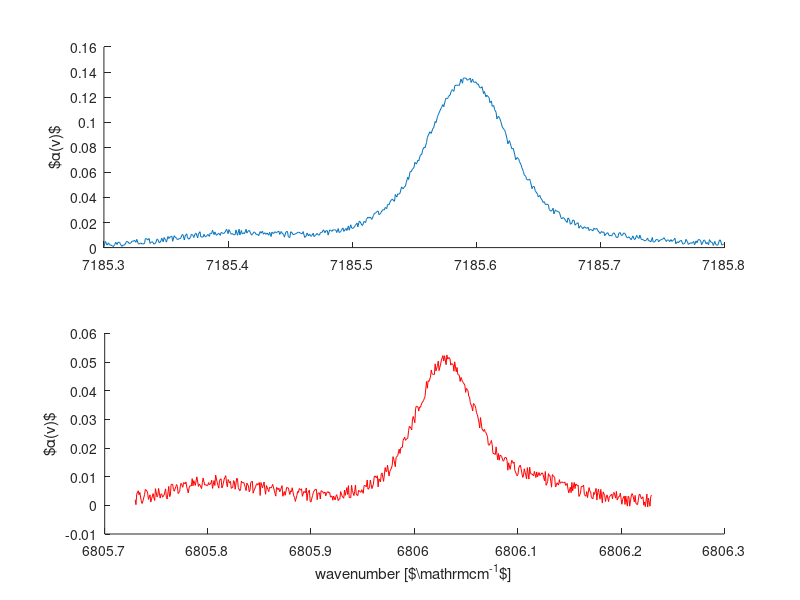

This figure's MATLAB source: (Note: this script raises an error after producing the figure.)
% This script implements a multi-line Voigt profile fitting routine to infer
% gas properties from noisy synthetic absorption spectra. The algorithm
% implements a nonlinear fitting routine where A, wL, and vo are varried.
% The fitting routine is initiated by guessing an inital temperature. The
% fitting routine will loop until the inferred temperature from the best-fit
% parameters is within a specified tolerance of the current iterations
% guess.
% 
% written by Jose Guerrero, University of Michigan - Aerospace Department
% joseguer@umich.edu

clc; clear;
close all;

load('data_noise.mat')
% load('data_noise_free.mat')

x1 = dat.x1;
y1 = dat.absor1;
x2 = dat.x2;
y2 = dat.absor2;

P = dat.P;
T = dat.T;
X = dat.X;
L = dat.L;

figure;
subplot(2,1,1)
plot(x1,y1)
box off
ylabel('$\alpha(\nu)$')

subplot(2,1,2)
plot(x2,y2,'r')
box off
xlabel('wavenumber [$\mathrm{cm^{-1}}$]')
ylabel('$\alpha(\nu)$')


%% %%% Infer gas properties

%using the sum of the doublets linestrength values in the Hitran database
Es1 = 1045.058; %cm^-1
STo1 = 0.01962; %cm^-2/atm

STo2 = 6.55e-07; %cm^-1
Es2 = 3291.15; %cm^-2/atm

Tsim = 1000:100:2500; %K

qfilename = 'q_h2o_2020.txt';
h = 6.6260680e-34;  % Planck constant, J-s
kB = 1.3806503e-23; % Boltzmann constant, J/K
c = 2.99792458e10; % Speed of light, cm/s
Tref = 296; %K
MW_rad = 18.01528;

%Partition Function
Part_Func = qfilename;
dat = load(Part_Func);
pn = polyfit(dat(:,1),dat(:,2),6);
Q = @(T) polyval(pn,T);

%pressure normalized definition of the linestrength function
ST1 = STo1.* (Q(Tref)./Q(Tsim)).*(Tref./Tsim).*exp(-h*c*Es1/kB.*(1./Tsim - 1/Tref));
ST2 = STo2.* (Q(Tref)./Q(Tsim)).*(Tref./Tsim).*exp(-h*c*Es2/kB.*(1./Tsim - 1/Tref));
R = ST1./ST2;

%%

%initial guesses 

Tguess = 1000;

vo1 = [7185.4,7185.596];
A1 = [0.0015,0.015];
wG1  = (3.58115e-7)*vo1.*sqrt(Tguess./MW_rad);
wL1 = 2*wG1;

vo2 = [6805.81,6806.033,6806.12];
A2 = [0.001,0.0047,0.0008];
wG2  = (3.58115e-7)*vo2.*sqrt(Tguess./MW_rad);
wL2 = 2*wG2;

errT = 100;
options =  optimset('display','off','Algorithm','levenberg-marquardt');

while errT > 0.1

    %%%%%%%%%%%%%%%%%%%%%%%%%%%%%%%%%%%%%%%%%%%%%%%%%%%%%%%%%%%%%%

    X0 = [vo1,A1,wL1];
    lb = [vo1 - 0.005,[A1,wL1]*0.5];
    ub = [vo1 + 0.005,[A1,wL1]*2];

    fit_param1 = lsqnonlin(@(X) multi_line_voigt_fit([X(1),X(2)],[X(3),X(4)],...
        [X(5),X(6)],Tguess,x1,y1),X0,lb,ub,options);

    vo1 = [fit_param1(1),fit_param1(2)];
    A1 = [fit_param1(3),fit_param1(4)];
    Area1 = A1(2);
    wL1 = [fit_param1(5),fit_param1(6)];

    %%%%%%%%%%%%%%%%%%%%%%%%%%%%%%%%%%%%%%%%%%%%%%%%%%%%%%%%%%%%%%

    X0 = [vo2,A2,wL2];
    lb = [vo2 - 0.005,[A2,wL2]*0.5];
    ub = [vo2 + 0.005,[A2,wL2]*2];

    fit_param2 = lsqnonlin(@(X) multi_line_voigt_fit([X(1),X(2),X(3)],...
        [X(4),X(5),X(6)],[X(7),X(8),X(9)],Tguess,x2,y2),X0,lb,ub,options);

    vo2 = [fit_param2(1),fit_param2(2),fit_param2(3)];
    A2 = [fit_param2(4),fit_param2(5),fit_param2(6)];
    Area2 = A2(2);
    wL2 = [fit_param2(7),fit_param2(8),fit_param2(9)];

    %%%%%%%%%%%%%%%%%%%%%%%%%%%%%%%%%%%%%%%%%%%%%%%%%%%%%%%%%%%%%%

    Tmeas = interp1(R,Tsim,Area1/Area2);
    errT = abs(Tmeas-Tguess)/Tguess*100;

    wG1  = (3.58115e-7)*vo1.*sqrt(Tmeas./MW_rad);
    wG2  = (3.58115e-7)*vo2.*sqrt(Tmeas./MW_rad);

    %update guessed temperature
    Tguess = Tmeas;

end

%Species partial pressure
S1 = interp1(Tsim,ST1,Tmeas);
XH2O = Area1/(S1*P*L);

%%

%Reconstruct absorption spectra from best-fit parameters
%7185.596
VP = zeros(length(x1),length(vo1));
for j = 1:length(vo1)
    VP(:,j) = Voigt(x1, vo1(j), wG1(j), wL1(j));
end

abs_fit1 = A1.*VP;
abs_fit1 = sum(abs_fit1');

%6806.03
VP = zeros(length(x2),length(vo2));
for j = 1:length(vo2)
    VP(:,j) = Voigt(x2, vo2(j), wG2(j), wL2(j));
end

abs_fit2 = A2.*VP;
abs_fit2 = sum(abs_fit2');

% Plot results

figure
subplot(2,1,1)
plot(x1,y1,'k*','MarkerSize',1)
hold on
plot(x1,abs_fit1,'b','linewidth',2)
hold off
ylabel('$\alpha(\nu)$')
box off

subplot(2,1,2)
plot(x2,y2,'k*','MarkerSize',1)
hold on
plot(x2,abs_fit2,'r','linewidth',2)
hold off
ylabel('$\alpha(\nu)$')
box off
xlabel('wavenumber [$\mathrm{cm^{-1}}$]')


errT = (T-Tmeas)/T * 100;
errX = (X-XH2O)/X * 100;

A = [Tmeas,errT,XH2O,errX];

Tab = array2table(A,...
    'VariableNames',{'T [K]','err T [%]','X','err X [%]'})
